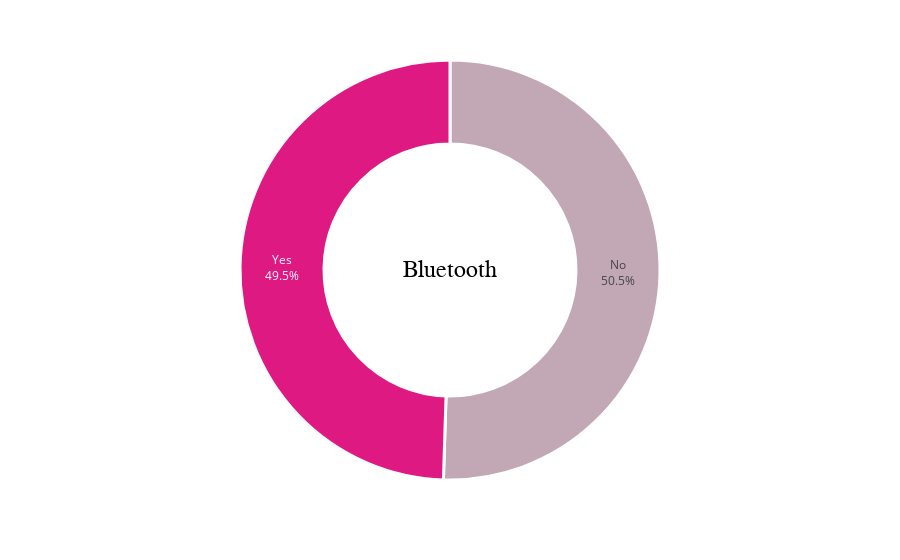

The notebook cell this image was saved under:
### Code cell
fig = px.pie(traindf['blue'].value_counts().reset_index(), values = 'blue',
             names = ['No', 'Yes'])
fig.update_traces(textposition = 'inside', 
                  textinfo = 'percent + label', 
                  hole = 0.6, 
                  marker = dict(colors = ['#C2A7B5','#DE1A82'],
                                line = dict(color = 'white', width = 3)))

fig.update_layout(annotations = [dict(text = 'Bluetooth', 
                                      x = 0.5, y = 0.5,
                                      font_size = 24, showarrow = False, 
                                      font_family = 'Verdana',
                                      font_color = 'black')],
                  showlegend = False)
                  
fig.show()

### Figure 1 — Plotly figure (JSON) as saved in the notebook; plotly's stock layout.template omitted (floating-point values rounded to 4 significant figures)
{"data": [{"domain": {"x": [0, 1], "y": [0, 1]}, "hole": 0.6, "hovertemplate": "label=%{label}<br>blue=%{value}<extra></extra>", "labels": ["No", "Yes"], "legendgroup": "", "marker": {"colors": ["#C2A7B5", "#DE1A82"], "line": {"color": "white", "width": 3}}, "name": "", "showlegend": true, "textinfo": "percent+label", "textposition": "inside", "type": "pie", "values": [1010, 990]}], "layout": {"annotations": [{"font": {"color": "black", "family": "Verdana", "size": 24}, "showarrow": false, "text": "Bluetooth", "x": 0.5, "y": 0.5}], "legend": {"tracegroupgap": 0}, "margin": {"t": 60}, "showlegend": false}}
